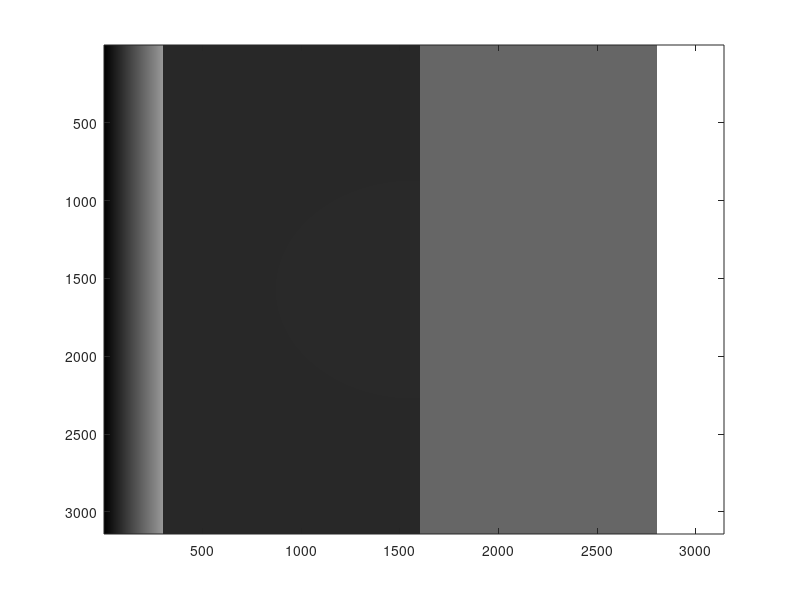

MATLAB code for this plot:
%% homework ch6

% written WP 2/8/18


% Q6.1

% 1st I'm so stuck it's ridiculous. 
close all
clear all

[W, E] = meshgrid(0:3141);

i = [300:1600];
j = [1601:2800];
W(:,i) = 80;
W(:,j) = 200;

imagesc(W)


[X,Y]=meshgrid(-pi*50:.1:pi*50);

R=X.^2+Y.^2;
R2=R<70.^2;

image(R2+W)

colormap(gray(500));
% 
% cmap=[0 0 0; 1 1 1];
% colormap(cmap)
% 
% 
% 
% M=ones(size(X));
% N=1+M(:, round(1:size(M,2)/2));
% Q=[M N M];
% imagesc(Q)

% % % % % % %%6.2 I know it doesn't work but I can't fix it
% % % % % % close all 
% % % % % % clear all
% % % % % % [X,Y]=meshgrid(-pi*50:.1:pi*50);
% % % % % % F=mod(atan2(X, Y), pi/6);
% % % % % % G=-mod(atan2(X, Y), pi/6);
% % % % % % R = X.^2+Y.^2;
% % % % % % R2= R<110.^2;
% % % % % % for R2 = R>110.^2;
% % % % % %     R2 = F;
% % % % % % end
% % % % % % imagesc(R2); hold
% % % % % % for R2 = R<110.^2;
% % % % % %     R2 = G;
% % % % % % end
% % % % % % imagesc(R2)
% % % % % % 
% % % % % % colormap(gray(256))
% % % % % % axis square
% % % % % % axis off

